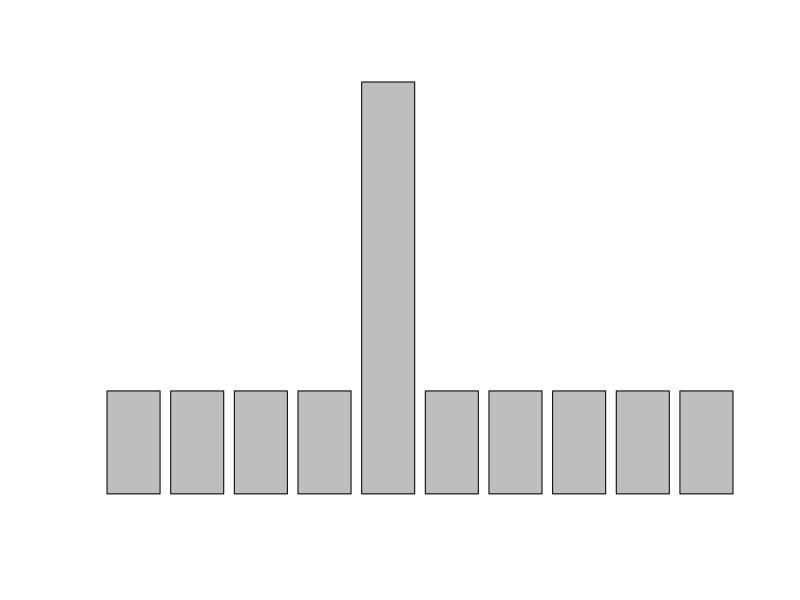

The R source for this figure: (Note: this script raises an error after producing the figure.)
setwd("C:/Users/esthe/Documents/GitHub/ein-kleiner-test")
daten<-read.csv("daten.csv", sep= ";")


barplot(table(daten$Lieblingstier))
plot(table(daten$Lieblingsfarbe))
plot(table(daten$Alter))